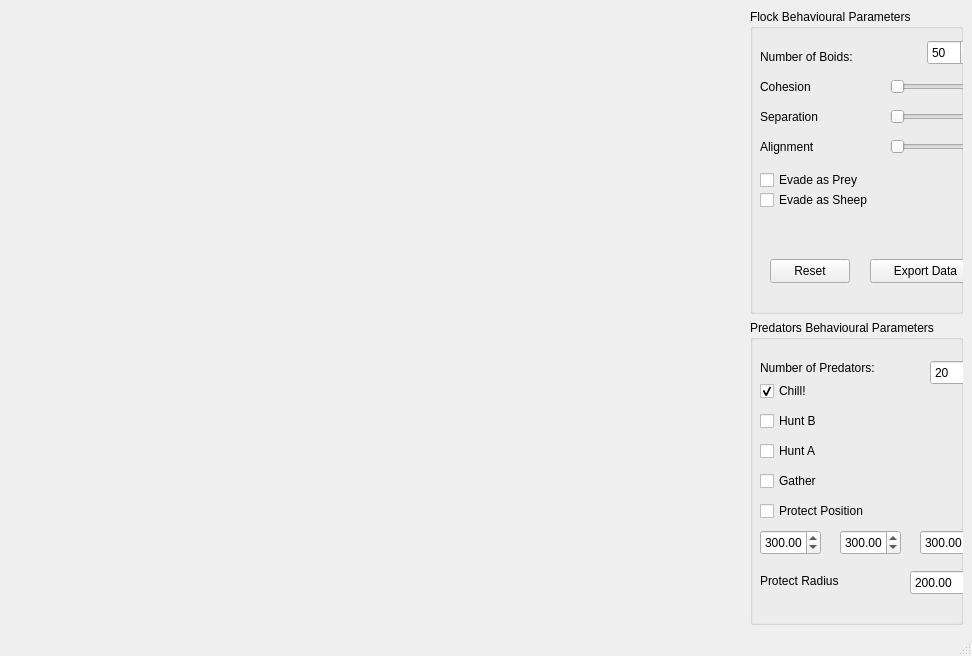
<?xml version="1.0" encoding="UTF-8"?>
<ui version="4.0">
 <class>MainWindow</class>
 <widget class="QMainWindow" name="MainWindow">
  <property name="geometry">
   <rect>
    <x>0</x>
    <y>0</y>
    <width>972</width>
    <height>656</height>
   </rect>
  </property>
  <property name="windowTitle">
   <string>Flock and 3D Herd Simulator v1.0</string>
  </property>
  <widget class="QWidget" name="centralwidget">
   <layout class="QGridLayout" name="s_mainWindowGridLayout">
    <item row="1" column="1">
     <widget class="QGroupBox" name="s_drawGB">
      <property name="title">
       <string>Predators Behavioural Parameters</string>
      </property>
      <widget class="QCheckBox" name="huntB">
       <property name="geometry">
        <rect>
         <x>10</x>
         <y>90</y>
         <width>211</width>
         <height>22</height>
        </rect>
       </property>
       <property name="text">
        <string>Hunt B</string>
       </property>
      </widget>
      <widget class="QCheckBox" name="gather">
       <property name="geometry">
        <rect>
         <x>10</x>
         <y>150</y>
         <width>211</width>
         <height>22</height>
        </rect>
       </property>
       <property name="text">
        <string>Gather</string>
       </property>
      </widget>
      <widget class="QCheckBox" name="chill">
       <property name="geometry">
        <rect>
         <x>10</x>
         <y>60</y>
         <width>201</width>
         <height>22</height>
        </rect>
       </property>
       <property name="text">
        <string>Chill!</string>
       </property>
       <property name="checked">
        <bool>true</bool>
       </property>
      </widget>
      <widget class="QCheckBox" name="protPos">
       <property name="geometry">
        <rect>
         <x>10</x>
         <y>180</y>
         <width>121</width>
         <height>22</height>
        </rect>
       </property>
       <property name="text">
        <string>Protect Position</string>
       </property>
      </widget>
      <widget class="QCheckBox" name="huntA">
       <property name="geometry">
        <rect>
         <x>10</x>
         <y>120</y>
         <width>211</width>
         <height>22</height>
        </rect>
       </property>
       <property name="text">
        <string>Hunt A</string>
       </property>
      </widget>
      <widget class="QSpinBox" name="predatornum">
       <property name="geometry">
        <rect>
         <x>180</x>
         <y>40</y>
         <width>48</width>
         <height>25</height>
        </rect>
       </property>
       <property name="value">
        <number>20</number>
       </property>
      </widget>
      <widget class="QDoubleSpinBox" name="m_positionY">
       <property name="geometry">
        <rect>
         <x>90</x>
         <y>210</y>
         <width>61</width>
         <height>25</height>
        </rect>
       </property>
       <property name="minimum">
        <double>-360.000000000000000</double>
       </property>
       <property name="maximum">
        <double>360.000000000000000</double>
       </property>
       <property name="value">
        <double>300.000000000000000</double>
       </property>
      </widget>
      <widget class="QDoubleSpinBox" name="m_positionX">
       <property name="geometry">
        <rect>
         <x>10</x>
         <y>210</y>
         <width>61</width>
         <height>25</height>
        </rect>
       </property>
       <property name="minimum">
        <double>-360.000000000000000</double>
       </property>
       <property name="maximum">
        <double>360.000000000000000</double>
       </property>
       <property name="value">
        <double>300.000000000000000</double>
       </property>
      </widget>
      <widget class="QDoubleSpinBox" name="m_positionZ">
       <property name="geometry">
        <rect>
         <x>170</x>
         <y>210</y>
         <width>61</width>
         <height>25</height>
        </rect>
       </property>
       <property name="minimum">
        <double>-360.000000000000000</double>
       </property>
       <property name="maximum">
        <double>360.000000000000000</double>
       </property>
       <property name="value">
        <double>300.000000000000000</double>
       </property>
      </widget>
      <widget class="QLabel" name="label">
       <property name="geometry">
        <rect>
         <x>10</x>
         <y>250</y>
         <width>91</width>
         <height>21</height>
        </rect>
       </property>
       <property name="text">
        <string>Protect Radius</string>
       </property>
      </widget>
      <widget class="QDoubleSpinBox" name="protRadius">
       <property name="geometry">
        <rect>
         <x>160</x>
         <y>250</y>
         <width>68</width>
         <height>25</height>
        </rect>
       </property>
       <property name="maximum">
        <double>4000.000000000000000</double>
       </property>
       <property name="singleStep">
        <double>10.000000000000000</double>
       </property>
       <property name="value">
        <double>200.000000000000000</double>
       </property>
      </widget>
      <widget class="QLabel" name="label_6">
       <property name="geometry">
        <rect>
         <x>10</x>
         <y>40</y>
         <width>131</width>
         <height>16</height>
        </rect>
       </property>
       <property name="text">
        <string>Number of Predators:</string>
       </property>
      </widget>
     </widget>
    </item>
    <item row="0" column="1">
     <widget class="QGroupBox" name="s_transformGB">
      <property name="title">
       <string>Flock Behavioural Parameters</string>
      </property>
      <widget class="QSlider" name="separation">
       <property name="geometry">
        <rect>
         <x>140</x>
         <y>100</y>
         <width>84</width>
         <height>16</height>
        </rect>
       </property>
       <property name="orientation">
        <enum>Qt::Horizontal</enum>
       </property>
      </widget>
      <widget class="QCheckBox" name="evadeS">
       <property name="enabled">
        <bool>true</bool>
       </property>
       <property name="geometry">
        <rect>
         <x>10</x>
         <y>180</y>
         <width>122</width>
         <height>22</height>
        </rect>
       </property>
       <property name="text">
        <string>Evade as Sheep</string>
       </property>
       <property name="checked">
        <bool>false</bool>
       </property>
      </widget>
      <widget class="QSlider" name="alignment">
       <property name="geometry">
        <rect>
         <x>140</x>
         <y>130</y>
         <width>84</width>
         <height>16</height>
        </rect>
       </property>
       <property name="orientation">
        <enum>Qt::Horizontal</enum>
       </property>
      </widget>
      <widget class="QSpinBox" name="boidnum">
       <property name="geometry">
        <rect>
         <x>177</x>
         <y>31</y>
         <width>48</width>
         <height>25</height>
        </rect>
       </property>
       <property name="maximum">
        <number>500</number>
       </property>
       <property name="value">
        <number>50</number>
       </property>
      </widget>
      <widget class="QCheckBox" name="evadeP">
       <property name="geometry">
        <rect>
         <x>10</x>
         <y>160</y>
         <width>111</width>
         <height>22</height>
        </rect>
       </property>
       <property name="text">
        <string>Evade as Prey</string>
       </property>
      </widget>
      <widget class="QSlider" name="cohesion">
       <property name="geometry">
        <rect>
         <x>140</x>
         <y>70</y>
         <width>84</width>
         <height>16</height>
        </rect>
       </property>
       <property name="orientation">
        <enum>Qt::Horizontal</enum>
       </property>
      </widget>
      <widget class="QLabel" name="label_2">
       <property name="geometry">
        <rect>
         <x>10</x>
         <y>70</y>
         <width>71</width>
         <height>16</height>
        </rect>
       </property>
       <property name="text">
        <string>Cohesion</string>
       </property>
      </widget>
      <widget class="QLabel" name="label_3">
       <property name="geometry">
        <rect>
         <x>10</x>
         <y>100</y>
         <width>71</width>
         <height>16</height>
        </rect>
       </property>
       <property name="text">
        <string>Separation</string>
       </property>
      </widget>
      <widget class="QLabel" name="label_4">
       <property name="geometry">
        <rect>
         <x>10</x>
         <y>130</y>
         <width>71</width>
         <height>16</height>
        </rect>
       </property>
       <property name="text">
        <string>Alignment</string>
       </property>
      </widget>
      <widget class="QLabel" name="label_5">
       <property name="geometry">
        <rect>
         <x>10</x>
         <y>40</y>
         <width>111</width>
         <height>16</height>
        </rect>
       </property>
       <property name="text">
        <string>Number of Boids:</string>
       </property>
      </widget>
      <widget class="QPushButton" name="reset">
       <property name="geometry">
        <rect>
         <x>20</x>
         <y>250</y>
         <width>80</width>
         <height>24</height>
        </rect>
       </property>
       <property name="text">
        <string>Reset</string>
       </property>
      </widget>
      <widget class="QPushButton" name="exportData">
       <property name="geometry">
        <rect>
         <x>120</x>
         <y>250</y>
         <width>111</width>
         <height>24</height>
        </rect>
       </property>
       <property name="text">
        <string>Export Data</string>
       </property>
      </widget>
     </widget>
    </item>
    <item row="0" column="0">
     <spacer name="horizontalSpacer">
      <property name="orientation">
       <enum>Qt::Horizontal</enum>
      </property>
      <property name="sizeHint" stdset="0">
       <size>
        <width>40</width>
        <height>20</height>
       </size>
      </property>
     </spacer>
    </item>
   </layout>
  </widget>
  <widget class="QMenuBar" name="menubar">
   <property name="geometry">
    <rect>
     <x>0</x>
     <y>0</y>
     <width>972</width>
     <height>22</height>
    </rect>
   </property>
  </widget>
  <widget class="QStatusBar" name="statusbar"/>
 </widget>
 <resources/>
 <connections/>
</ui>
